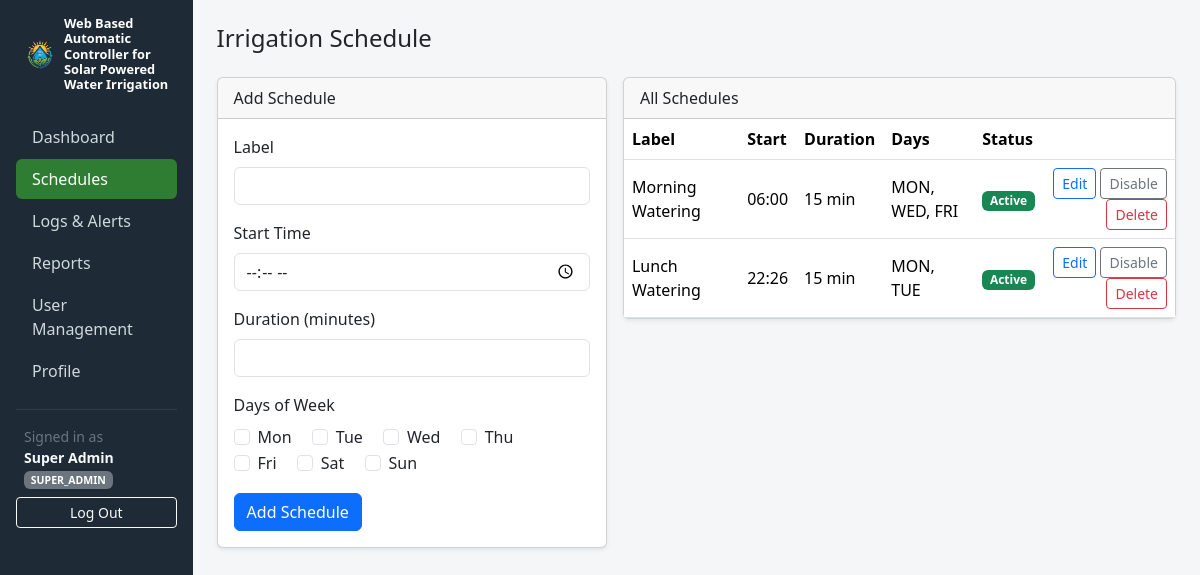
The page /admin/schedule.php (signed in) on the database its author committed.
### tables this page shows
CREATE TABLE IF NOT EXISTS schedules (
    id INT AUTO_INCREMENT PRIMARY KEY,
    label VARCHAR(100) NOT NULL,
    start_time TIME NOT NULL,
    duration_minutes INT NOT NULL,
    days_of_week SET('mon','tue','wed','thu','fri','sat','sun') NOT NULL,
    is_active TINYINT(1) NOT NULL DEFAULT 1,
    created_by INT NULL,
    created_at DATETIME NOT NULL DEFAULT CURRENT_TIMESTAMP,
    updated_at DATETIME NOT NULL DEFAULT CURRENT_TIMESTAMP ON UPDATE CURRENT_TIMESTAMP,
    FOREIGN KEY (created_by) REFERENCES users(id) ON DELETE SET NULL
);

### config/bootstrap.php (called while the page is built, shortened)
<?php
require_once __DIR__ . '/database.php';
spl_autoload_register(function (string $class) {
    $dirs = [
        __DIR__ . '/../src/models/',
        __DIR__ . '/../src/services/',
        __DIR__ . '/../src/controllers/',
    ];
    foreach ($dirs as $dir) {
        $path = $dir . $class . '.php';
        if (file_exists($path)) {
            return;
        }
    }
});

### config/database.php (called while the page is built, shortened)
<?php
function getDb(): PDO
{
    static $pdo = null;
    if ($pdo === null) {
        $dsn = 'mysql:host=' . DB_HOST . ';dbname=' . DB_NAME . ';charset=utf8mb4';
        $pdo = new PDO($dsn, DB_USER, DB_PASS, [
            PDO::ATTR_ERRMODE => PDO::ERRMODE_EXCEPTION,
            PDO::ATTR_DEFAULT_FETCH_MODE => PDO::FETCH_ASSOC,
            PDO::ATTR_EMULATE_PREPARES => false,
        ]);
    }
    return $pdo;
}

### src/models/Schedule.php (called while the page is built, shortened)
<?php
class Schedule
{
    public static function all(): array
    {
        $stmt = getDb()->query('SELECT * FROM schedules ORDER BY start_time ASC');
        return $stmt->fetchAll();
    }
}

### public/admin/schedule.php (the view, shortened to what this page needs)
<?php
require_once __DIR__ . '/../../config/bootstrap.php';
$editing = null;
$dayOptions = ['mon' => 'Mon', 'tue' => 'Tue', 'wed' => 'Wed', 'thu' => 'Thu', 'fri' => 'Fri', 'sat' => 'Sat', 'sun' => 'Sun'];
$schedules = Schedule::all();
include __DIR__ . '/partials/head.php';
include __DIR__ . '/partials/sidebar.php';
?>
<h4 class="mb-4">Irrigation Schedule</h4>
<div class="row g-3">
    <div class="col-md-5">
        <div class="card shadow-sm">
            <div class="card-header"><?= $editing ? 'Edit Schedule' : 'Add Schedule' ?></div>
            <div class="card-body">
                <form method="post" action="<?= BASE_URL ?>/admin/schedule.php">
                    <div class="mb-3">
                        <label class="form-label">Label</label>
                        <input type="text" name="label" class="form-control" required
                               value="<?= htmlspecialchars($editing['label'] ?? '') ?>">
                    </div>
                    <div class="mb-3">
                        <label class="form-label">Start Time</label>
                        <input type="time" name="start_time" class="form-control" required
                               value="<?= htmlspecialchars($editing['start_time'] ?? '') ?>">
                    </div>
                    <div class="mb-3">
                        <label class="form-label">Duration (minutes)</label>
                        <input type="number" name="duration_minutes" min="1" class="form-control" required
                               value="<?= htmlspecialchars((string) ($editing['duration_minutes'] ?? '')) ?>">
                    </div>
                    <div class="mb-3">
                        <label class="form-label d-block">Days of Week</label>
                        <?php
                        $selectedDays = $editing ? explode(',', $editing['days_of_week']) : [];
                        foreach ($dayOptions as $key => $label):
                        ?>
                            <div class="form-check form-check-inline">
                                <input class="form-check-input" type="checkbox" name="days[]" value="<?= $key ?>"
                                       id="day_<?= $key ?>" <?= in_array($key, $selectedDays, true) ? 'checked' : '' ?>>
                                <label class="form-check-label" for="day_<?= $key ?>"><?= $label ?></label>
                            </div>
                        <?php endforeach; ?>
                    </div>
                    <button type="submit" class="btn btn-primary"><?= $editing ? 'Update' : 'Add Schedule' ?></button>
                </form>
            </div>
        </div>
    </div>
    <div class="col-md-7">
        <div class="card shadow-sm">
            <div class="card-header">All Schedules</div>
            <div class="table-responsive">
                <table class="table table-hover mb-0 align-middle">
                    <thead>
                        <tr>
                            <th>Label</th>
                            <th>Start</th>
                            <th>Duration</th>
                            <th>Days</th>
                            <th>Status</th>
                            <th></th>
                        </tr>
                    </thead>
                    <tbody>
                        <?php foreach ($schedules as $s): ?>
                            <tr>
                                <td><?= htmlspecialchars($s['label']) ?></td>
                                <td><?= htmlspecialchars(substr($s['start_time'], 0, 5)) ?></td>
                                <td><?= (int) $s['duration_minutes'] ?> min</td>
                                <td><?= htmlspecialchars(strtoupper(str_replace(',', ', ', $s['days_of_week']))) ?></td>
                                <td>
                                    <span class="badge <?= $s['is_active'] ? 'bg-success' : 'bg-secondary' ?>">
                                        <?= $s['is_active'] ? 'Active' : 'Inactive' ?>
                                    </span>
                                </td>
                                <td class="text-end">
                                    <a href="<?= BASE_URL ?>/admin/schedule.php?edit=<?= (int) $s['id'] ?>" class="btn btn-sm btn-outline-primary">Edit</a>
                                    <form method="post" action="<?= BASE_URL ?>/admin/schedule.php" class="d-inline">
                                        <button type="submit" class="btn btn-sm btn-outline-secondary">
                                            <?= $s['is_active'] ? 'Disable' : 'Enable' ?>
                                        </button>
                                    </form>
                                    <form method="post" action="<?= BASE_URL ?>/admin/schedule.php" class="d-inline"
                                          onsubmit="return confirm('Delete this schedule?');">
                                        <button type="submit" class="btn btn-sm btn-outline-danger">Delete</button>
                                    </form>
                                </td>
                            </tr>
                        <?php endforeach; ?>
                    </tbody>
                </table>
            </div>
        </div>
    </div>
</div>
<?php include __DIR__ . '/partials/footer.php'; ?>

### public/assets/css/app.css (style rules this page uses)
body { background-color: #f4f6f8; }

### rows shown on the page
schedules: label "Morning Watering", start_time "06:00", duration_minutes "15", days_of_week "MON, WED, FRI", is_active "Active"
schedules: label "Lunch Watering", start_time "22:26", duration_minutes "15", days_of_week "MON, TUE", is_active "Active"

### other values the page prints
$item['label'] "Dashboard"
$item['label'] "Schedules"
$item['label'] "Logs & Alerts"
$item['label'] "Reports"
$item['label'] "User Management"
$item['label'] "Profile"
$user['name'] "Super Admin"
$user['role'] "SUPER_ADMIN"
$label "Mon"
$label "Tue"
$label "Wed"
$label "Thu"
$label "Fri"
$label "Sat"
$label "Sun"
